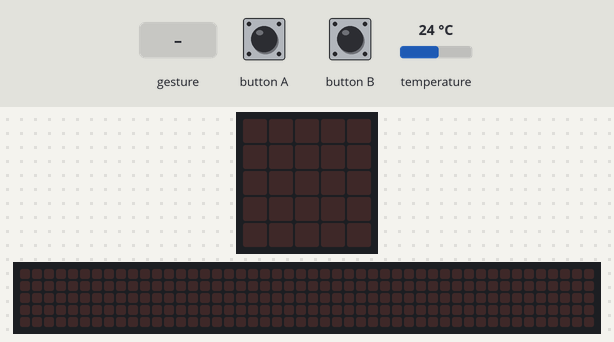
A program run on a simulated BBC micro:bit (MakeCode). Shown: the board's 5×5 LED display, a strip that is not on the board, showing the scrolling text unrolled. The inputs (shaded band) are chosen by the test bench; at power-on: temperature 24 °C. A tilt is held for 1.5 s and a shake lasts 1 s, then the board lies face up again; the 48×5 strip is a reading aid, not a part: it shows the text the display is scrolling, unrolled, one strip-width of it at a time.

Above: at 1.2 s.
1.3 s: button B pressed for 0.15 s
At 4.01 s:
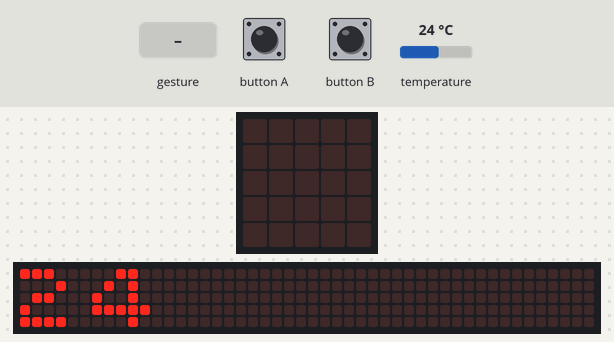
4.3 s: button A pressed for 0.15 s
At 5.6 s:
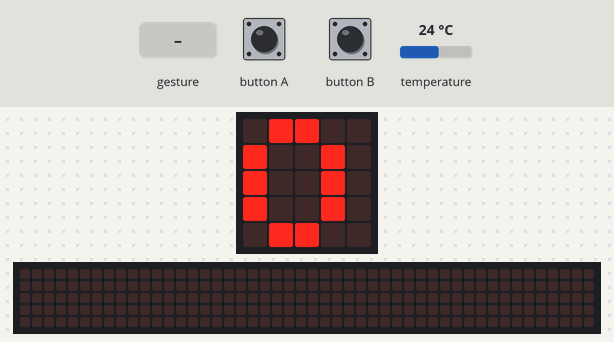
5.9 s: gesture 'shake'
At 6.6 s:
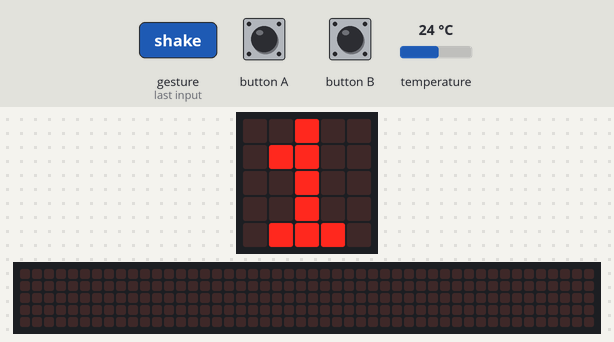
7.6 s: button B pressed for 0.15 s
At 7.82 s:
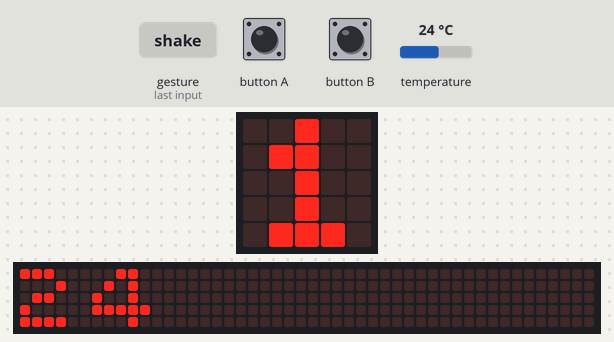
Timing chart, 0 to 10.6 s (numbered marks = the images above; inputs shaded):
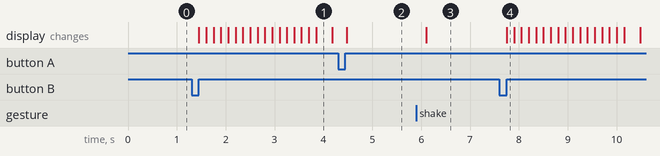

The program:

main.ts
```typescript
let Temps = 0
let pasos = 0
input.onButtonPressed(Button.A, function () {
    basic.showNumber(Temps)
    Temps += 1
    basic.pause(100)
})
input.onGesture(Gesture.Shake, function () {
    pasos += 1
    basic.showNumber(pasos)
})
input.onButtonPressed(Button.B, function () {
    basic.showNumber(input.temperature())
})
basic.forever(function () {
    if (pasos == 1000) {
        music.playMelody("F A E A - C5 E A ", 120)
    }
})
```

test.ts
```typescript
// aquí va el archivo "tests"; esto no se compilará cuando este paquete se utilice como una extensión.
```

Measured:
- after the input at 1.3 s, the display: changes after 0.15 s (image 1)
- after the input at 4.3 s, the display: changes after 0.18 s (image 2)
- after the input at 5.9 s, the display: changes after 0.20 s (image 3)
- after the input at 7.6 s, the display: changes after 0.15 s (image 4)
